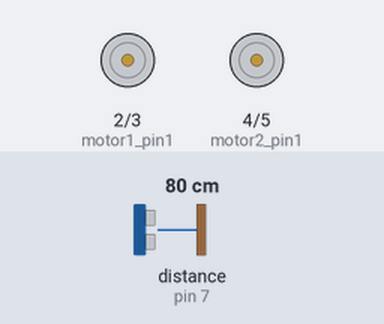
This sketch was run on a simulated Arduino Uno, built with avr-gcc and run on an emulated ATmega328P. On the bench: motor-driver pin pairs drawn as motors (green arrow = first pin HIGH = forward, orange = second pin HIGH = backward, longer = more drive, scaled by the enable pin). Wiring (inferred from the names in the program): ultrasonic range finder: trigger pin 6; echo pin 7. Inputs (shaded band) come from the test bench; at power-on: distance to the obstacle (sensor on pin 7) 80 cm. The echo pulse lasts 58.3 µs per cm.

Above: at 0.4 s.
1.3 s: distance to the obstacle (sensor on pin 7) set to 24 cm
4.3 s: distance to the obstacle (sensor on pin 7) set to 19 cm
7.3 s: distance to the obstacle (sensor on pin 7) set to 35 cm
At 7.65 s:
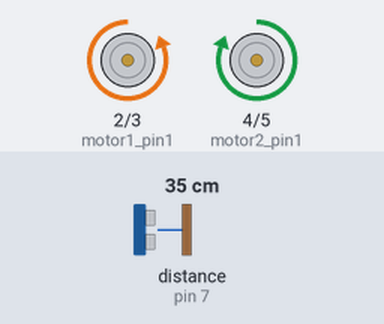
At 8.46 s:
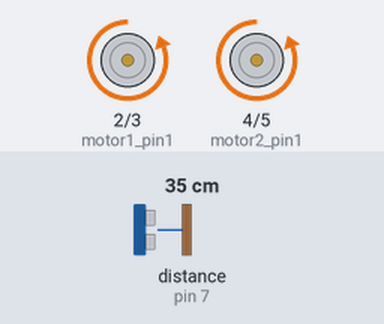
10.3 s: distance to the obstacle (sensor on pin 7) set to 2 cm
Timing chart, 0 to 14.3 s (numbered marks = the images above; inputs shaded):
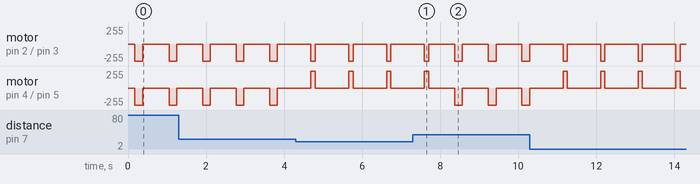

Measured:
- by itself, motor on pin 2 (motor1_pin1) / pin 3 (motor1_pin2): alternates backward 255/255 for 0.11 s and stopped for 0.85 s
- by itself, motor on pin 4 (motor2_pin1) / pin 5 (motor2_pin2): alternates forward 255/255 for 0.11 s and stopped for 0.85 s

The sketch:

ultrasonic_driver.ino
```cpp
/*
 * Using a single HC-SR04
 */
const int motor1_pin1 = 2;
const int motor1_pin2 = 3;
const int motor2_pin1 = 4;
const int motor2_pin2 = 5;
const int ultra1_trig = 6;
const int ultra1_echo = 7;

const int motor1_speed = 9;
const int motor2_speed = 10;

void setup() {
  /*
   * MOTOR 1:
   *  () => (pin1, pin2, speed)
   */
  pinMode(motor1_pin1, OUTPUT);
  pinMode(motor1_pin2, OUTPUT);
  pinMode(motor1_speed, OUTPUT);

  /*
   * MOTOR 2:
   *  () => (pin1, pin2, speed)
   */
  pinMode(motor2_pin1, OUTPUT);
  pinMode(motor2_pin2, OUTPUT);
  pinMode(motor2_speed, OUTPUT);

  /*
   * Ultrasonic Sensor 1:
   *  (trig, echo) => (duration)
   */
  pinMode(ultra1_trig, OUTPUT);
  pinMode(ultra1_echo, INPUT);
}

/*******************************************************
 *  THE LOOP
 *******************************************************/

void loop() {
  long distance1;
  analogWrite(motor1_speed, 255);
  analogWrite(motor2_speed, 255);

  distance1 = getDistance(ultra1_trig, ultra1_echo);

  if (distance1 > 20) {
    moveForwawrdCm5();
  } else {
    turnRightDeg20();
  }
  stop();
}

/*******************************************************
  Movements Functions
*/
void moveForwawrdCm5() {
  digitalWrite(motor1_pin1, LOW);
  digitalWrite(motor1_pin2, HIGH);
  digitalWrite(motor2_pin1, LOW);
  digitalWrite(motor2_pin2, HIGH);
  delay(200);
}

void turnRightDeg20() {
  delay(200); // it starts steady
  digitalWrite(motor1_pin1, LOW);
  digitalWrite(motor1_pin2, HIGH);
  digitalWrite(motor2_pin1, HIGH);
  digitalWrite(motor2_pin2, LOW);
  delay(110);
}

void stop(){
  digitalWrite(motor1_pin1, LOW);
  digitalWrite(motor1_pin2, LOW);
  digitalWrite(motor2_pin1, LOW);
  digitalWrite(motor2_pin2, LOW);
  delay(500);
}

/*******************************************************
  Ultrasonic Sensor Measurement Functions
*/
long getDistance(int trig_pin, int echo_pin) {
  const int numReadings = 5;
  long readings[numReadings];
  long total = 0;
  long average = 0;

  for (int i = 0; i < numReadings; i++) {
    readings[i] = _getDistance(trig_pin, echo_pin);
    total += readings[i];
    delay(30); // delay to allow the sensor to stabilize
  }

  for (int i = 0; i < numReadings - 1; i++) {
    for (int j = i + 1; j < numReadings; j++) {
      if (readings[i] > readings[j]) {
        long temp = readings[i];
        readings[i] = readings[j];
        readings[j] = temp;
      }
    }
  }

  // median value
  if (numReadings % 2 == 0) {
    return (readings[numReadings / 2] + readings[numReadings / 2 - 1]) / 2;
  } else {
    return readings[numReadings / 2];
  }
}

long _getDistance(int trig_pin, int echo_pin) {
  long cm;

  digitalWrite(trig_pin, LOW);
  delayMicroseconds(2);
  digitalWrite(trig_pin, HIGH);
  delayMicroseconds(10);
  digitalWrite(trig_pin, LOW);

  cm = pulseIn(echo_pin, HIGH)/ 29 / 2;

  // delay(100);
  return cm;
}


/******************************************************* */
```
